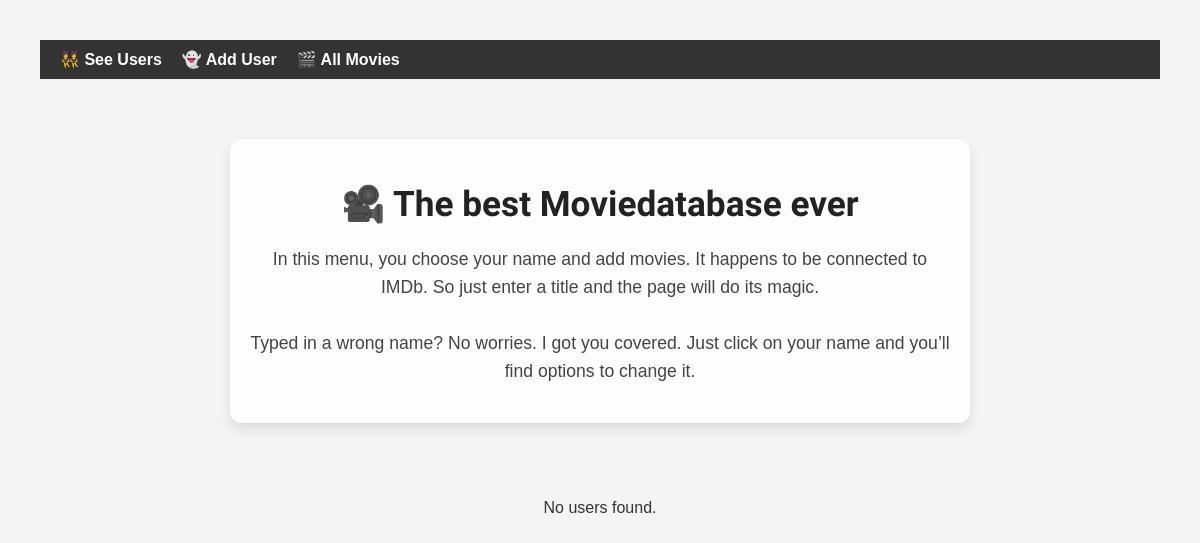
/users, run on an earlier commit of the app's database.
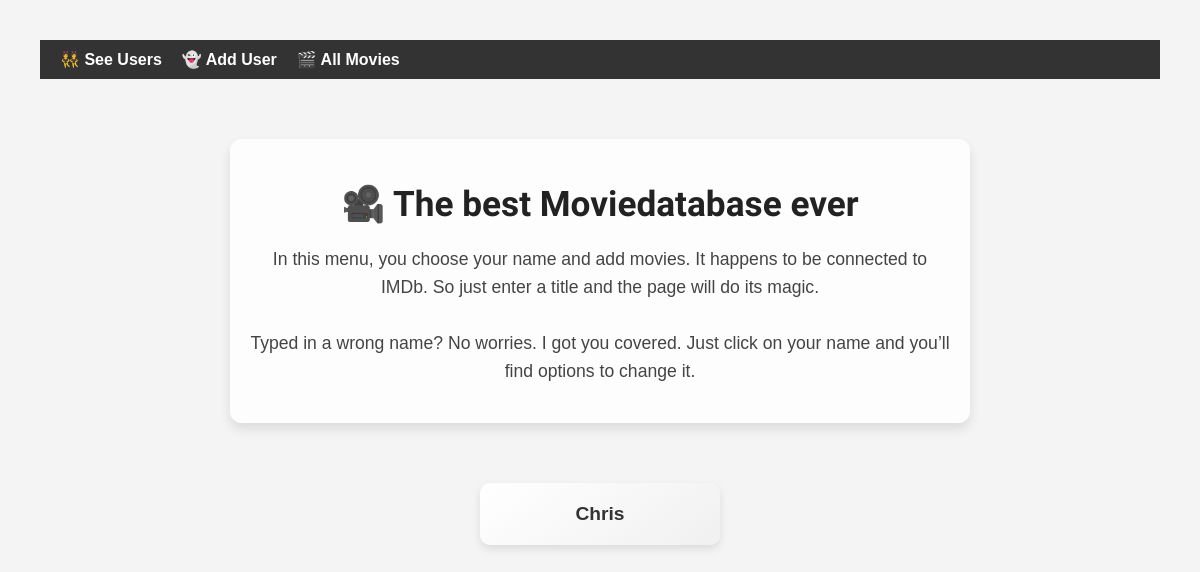
And on a later commit of the database.
### models.py (models this page shows, shortened)
class User(db.Model):
    __tablename__ = 'users'
    user_id = db.Column(db.Integer, primary_key=True)
    user_name = db.Column(db.String)
    movies = db.relationship('Movie', backref='user', cascade='all, delete', lazy=True)

### app.py (the view)
@app.route('/users')
def list_users():
    users = data_manager.get_all_users()
    return render_template('users.html', users=users)

### datamanager.py (called while the page is built)
    def get_all_users(self):
        return User.query.all()

### templates/users.html (shortened to what this page needs)
{% extends "base.html" %}
{% block content %}
<div class="intro">
    <h1>🎥 The best Moviedatabase ever</h1>
    <p>
        In this menu, you choose your name and add movies. It happens to be connected to IMDb.
        So just enter a title and the page will do its magic. <br><br>
        Typed in a wrong name? No worries. I got you covered. Just click on your name and you’ll find options to change it.
    </p>
</div>
<div class="user-list">
    {% for user in users %}
        <div class="user-card">
            <a href="{{ url_for('list_user_movies', user_id=user.user_id) }}">{{ user.user_name }}</a>
        </div>
    {% else %}
        <p>No users found.</p>
    {% endfor %}
</div>
{% endblock %}

### templates/base.html (shortened to what this page needs)
<!doctype html>
<html lang="en">
<head>
    <link rel="stylesheet" href="{{ url_for('static', filename='style.css') }}">
</head>
<body>
    <nav class="navbar">
        <a href="{{ url_for('list_users') }}">👯 See Users</a>
        <a href="{{ url_for('add_user') }}"> 👻 Add User</a>
        <a href="{{ url_for('all_movies') }}">🎬 All Movies</a>
    </nav>
    <div class="container">
        {% block content %}{% endblock %}
    </div>
</body>
</html>

### static/style.css (style rules this page uses)
body { font-family: Arial, sans-serif; margin: 40px; background-color: #f4f4f4; color: #333; }
h1 { font-family: 'Rowdies', sans-serif; text-align: center; color: #222; }
.navbar { background-color: #333; padding: 10px 20px; display: flex; gap: 20px; }
.navbar a { color: white; text-decoration: none; font-weight: bold; }
.container { max-width: 1200px; margin: auto; padding: 20px; }
a { text-decoration: none; color: #007BFF; }
.intro { text-align: center; max-width: 700px; margin: 40px auto; padding: 20px; background-color: #ffffffdd; border-radius: 12px; box-shadow: 0 6px 12px rgba(0,0,0,0.1); }
.intro h1 { font-family: 'Rowdies'; font-size: 2.2rem; margin-bottom: 20px; }
.intro p { font-size: 1.1rem; line-height: 1.6; color: #444; }
.user-list { display: flex; flex-wrap: wrap; gap: 20px; justify-content: center; padding: 20px; }
.user-card { padding: 20px; background: linear-gradient(145deg, #ffffff, #f0f0f0); border-radius: 10px; box-shadow: 0 4px 8px rgba(0,0,0,0.1); transition: transform 0.2s ease, box-shadow 0.2s ease; width: 200px; text-align: center; font-weight: bold; }
.user-card a { text-decoration: none; color: #333; font-size: 1.2em; }

What changed in the data, as far as the page shows it:
added User: user_name "Chris"
Also different on the page:
text no longer shown: "No users found."
